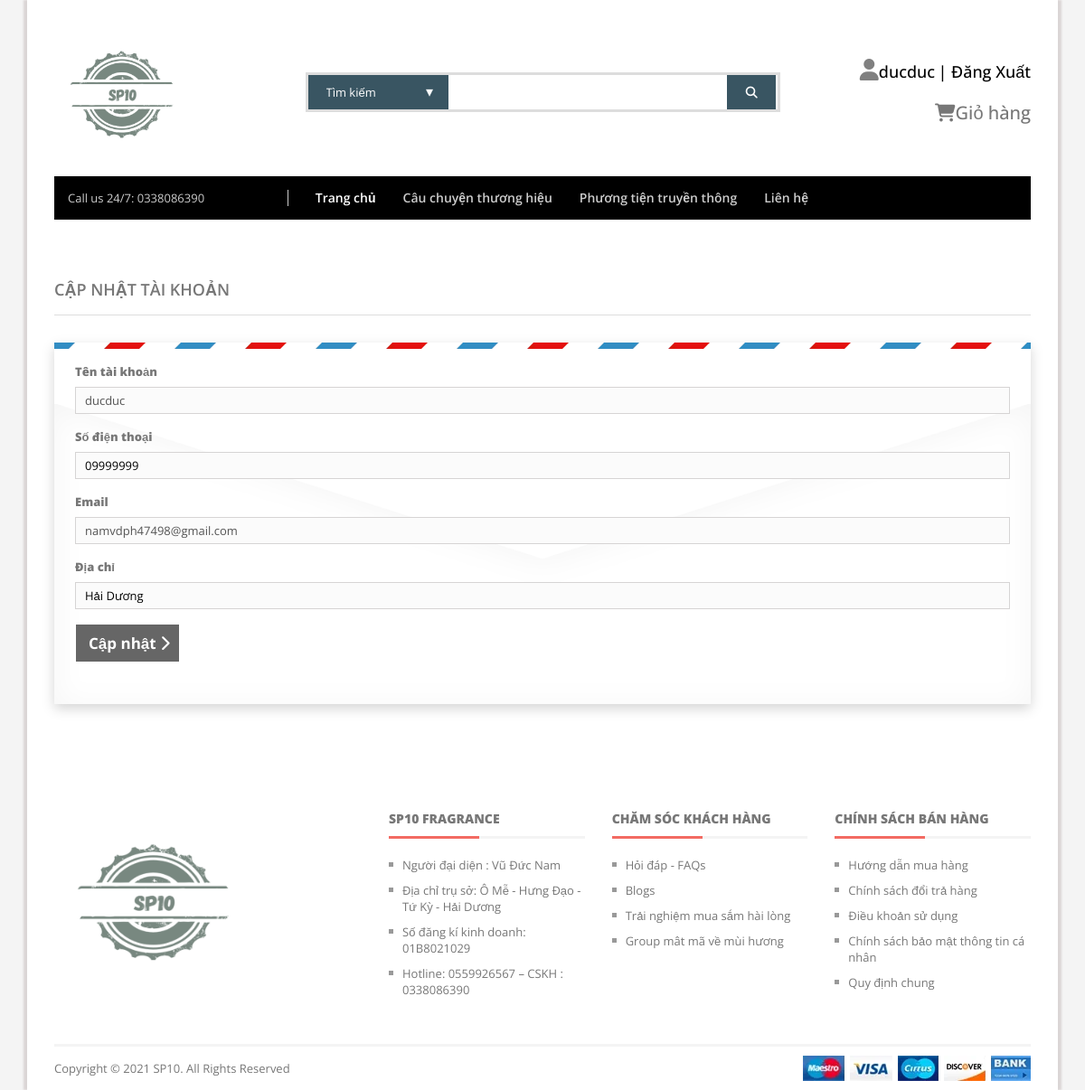
/nam/page/tkadmin.php (signed in), run on the app's committed database.
### tables this page shows
CREATE TABLE `taikhoan` (
  `id` int NOT NULL,
  `tentk` varchar(50) NOT NULL,
  `pass` varchar(999) NOT NULL,
  `email` varchar(255) NOT NULL,
  `diachi` varchar(255) DEFAULT NULL,
  `sdt` varchar(20) DEFAULT NULL,
  `role` tinyint DEFAULT '0'
);

### nam/include/pdo.php (called while the page is built, shortened)
<?php
function pdo_get_connection(){
    $dburl = "mysql:host=localhost;dbname=duan1;charset=utf8";
    $username = 'root';
    $password = '';
    $conn = new PDO($dburl, $username, $password);
    $conn->setAttribute(PDO::ATTR_ERRMODE, PDO::ERRMODE_EXCEPTION);
    return $conn;
}
function pdo_query_one($sql){
    $sql_args = array_slice(func_get_args(), 1);
    try{
        $conn = pdo_get_connection();
        $stmt = $conn->prepare($sql);
        $stmt->execute($sql_args);
        $row = $stmt->fetch(PDO::FETCH_ASSOC);
        return $row;
    }
    catch(PDOException $e){
        throw $e;
    }
    finally{
        unset($conn);
    }
}

### nam/page/tkadmin.php (the view, shortened to what this page needs)
<?php
require('../include/head.php');
require('../include/header.php');
?>
<section class="page-content mt-50 mb-50">
                            <div class="container">
                                <div class="row">
                                    <div class="col-lg-12">
                                        <div class="page-title">
                                            <h2>Cập nhật tài khoản</h2>
                                        </div>
                                    </div>
                                </div>
                                <div class="row">
                                    <div class="col-lg-12">
                                        <div class="contact-form-container">
                                            <?php $checkusers = pdo_query_one("select * from `taikhoan` where `tentk` = '" . $_SESSION['username'] . "' "); ?>
                                            <form id="contact-form" action="" method="post" class="contact-form">
                                                <div class="row">
                                                    <div class="col-lg-12">
                                                        <div class="form-group">
                                                            <label>Tên tài khoản</label>
                                                            <input type="text" name="username"
                                                                value="<?php echo $checkusers['tentk'] ?>" disabled>
                                                        </div>
                                                        <div class="form-group">
                                                            <label>Số điện thoại</label>
                                                            <input type="number" name="sdt"
                                                                value="<?php echo $checkusers['sdt'] ?>">
                                                        </div>
                                                        <div class="form-group">
                                                            <label>Email</label>
                                                            <input type="email" name="email"
                                                                value="<?php echo $checkusers['email'] ?>" disabled>
                                                        </div>
                                                        <div class="form-group">
                                                            <label>Địa chỉ</label>
                                                            <input type="text" name="diachi"
                                                                value="<?php echo $checkusers['diachi'] ?>">
                                                        </div>
                                                    </div>
                                                    <div class="col-lg-5">
                                                        <div class="form-group">
                                                            <button type="submit" name="submit"> Cập nhật <i
                                                                    class="fa fa-chevron-right"></i></button>
                                                        </div>
                                                    </div>
                                                </div>
                                            </form>
                                            <p class="form-messege pt-10 pb-10 mt-10 mb-10"></p>
                                        </div>
                                    </div>
                                </div>
                            </div>
                        </section>
                        <?php
    require('../include/footer.php');
    ?>

### data on the page
taikhoan: username "ducduc", sdt "09999999", email "namvdph47498@gmail.com", diachi "Hải Dương"

### other printed values
$_SESSION['username'] "ducduc"
